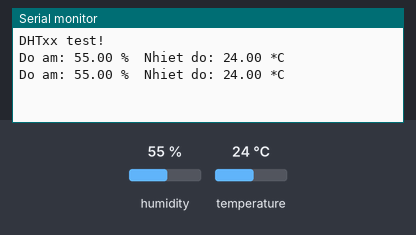
Bench run of a sketch on a simulated Arduino Uno, built with avr-gcc and run on an emulated ATmega328P. On the bench: the last lines printed to the serial monitor. The test bench sets the inputs (shaded band); at power-on: humidity 55 %, temperature 24 °C.

Above: at 4.8 s.
4.9 s: humidity set to 22 %
At 6.4 s:
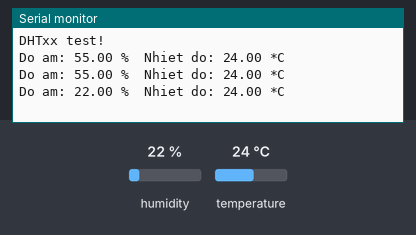
7.9 s: temperature set to 12 °C
At 8.9 s:
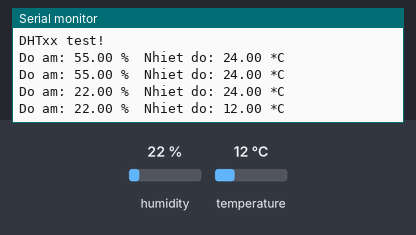
10.9 s: humidity set to 40 %
At 12.5 s:
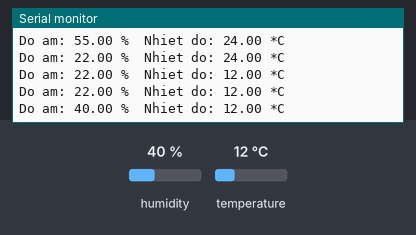
Timing chart, 0 to 14.0 s (numbered marks = the images above; inputs shaded):
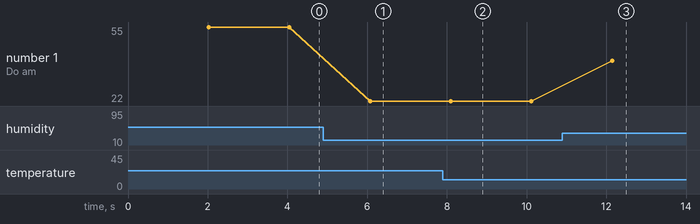

Measured:
- after the input at 4.9 s, the serial monitor: prints a new line after 1.2 s (image 1)
- after the input at 7.9 s, the serial monitor: prints a new line after 0.20 s (image 2)
- after the input at 10.9 s, the serial monitor: prints a new line after 1.2 s (image 3)
- plotted number 1: 55 → 22 after the input at 4.9 s, 22 → 40 after the input at 10.9 s

The sketch:

DHT11.ino
```cpp
#include <DHT.h> //Khai bao thu vien cam bien DHT11
#define DHTPIN 4 //Chân DATA nối với chân GPI004

#define DHTTYPE DHT11 //Define cảm biến DHT11

//Khởi tạo cảm biến
DHT dht(DHTPIN, DHTTYPE);


void setup() {
  // Khởi tạo cổng serial baud 115200
  Serial.begin(115200);
  Serial.println("DHTxx test!");
  // Bắt đầu đọc dữ liệu
  dht.begin();

}

void loop() {
  // Đợi chuyển đổi dữ liệu khoảng 2s
  delay(2000);

  float h = dht.readHumidity();
  // Đọc giá trị nhiệt độ C (mặc định)
  float t = dht.readTemperature();
  // Đọc giá trị nhiệt độ F(isFahrenheit = true)
  float f = dht.readTemperature(true);

  // Kiểm tra quá trình đọc thành công hay không
  if (isnan(h) || isnan(t) || isnan(f)) {
    Serial.println("Failed to read from DHT sensor!");
    return;
  }

  // IN thông tin ra màn hình
  Serial.print("Do am: ");
  Serial.print(h);
  Serial.print(" %\t");
  Serial.print("Nhiet do: ");
  Serial.print(t);
  Serial.println(" *C ");
//

}
```
